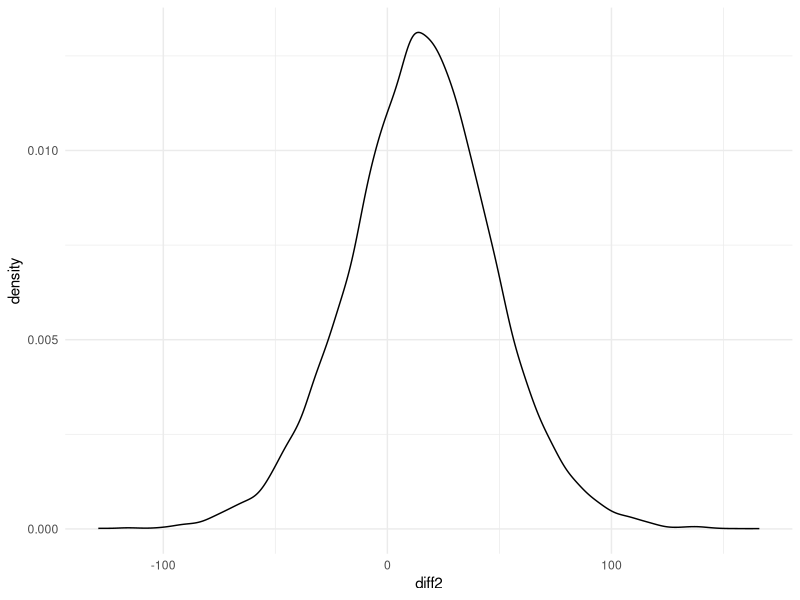
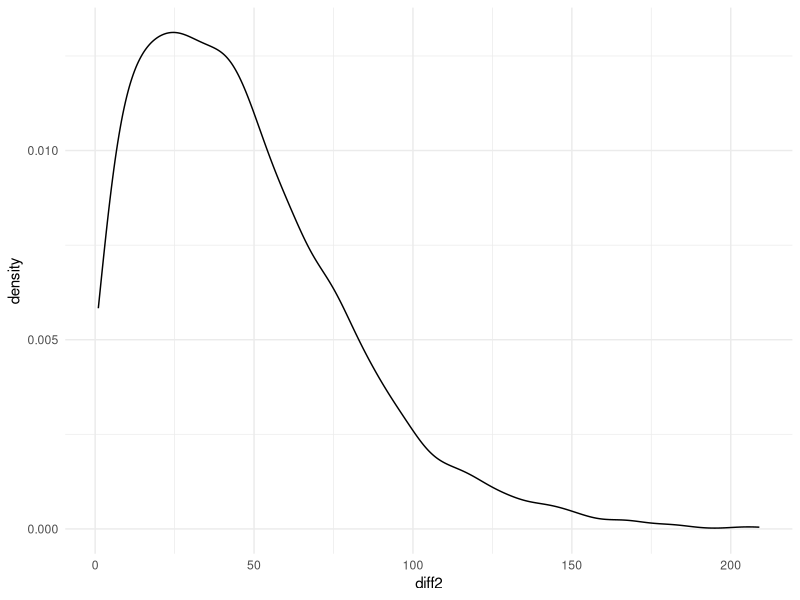
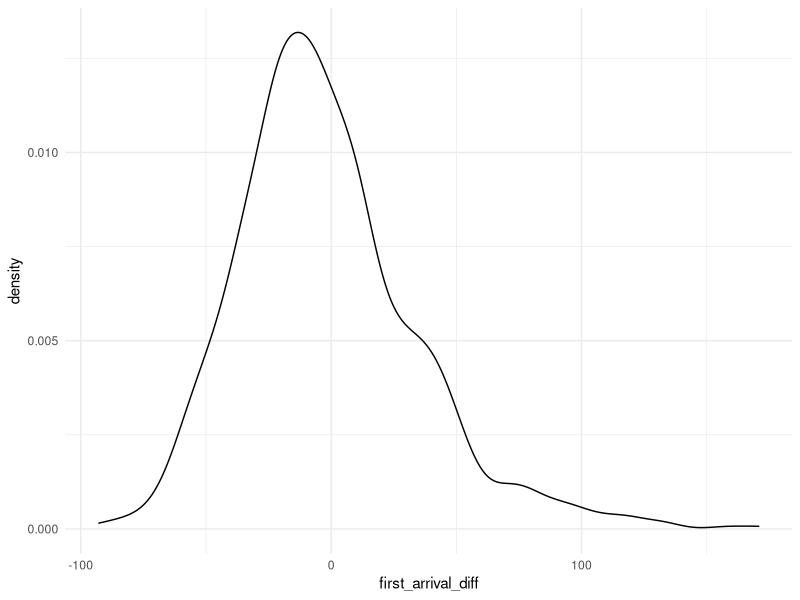
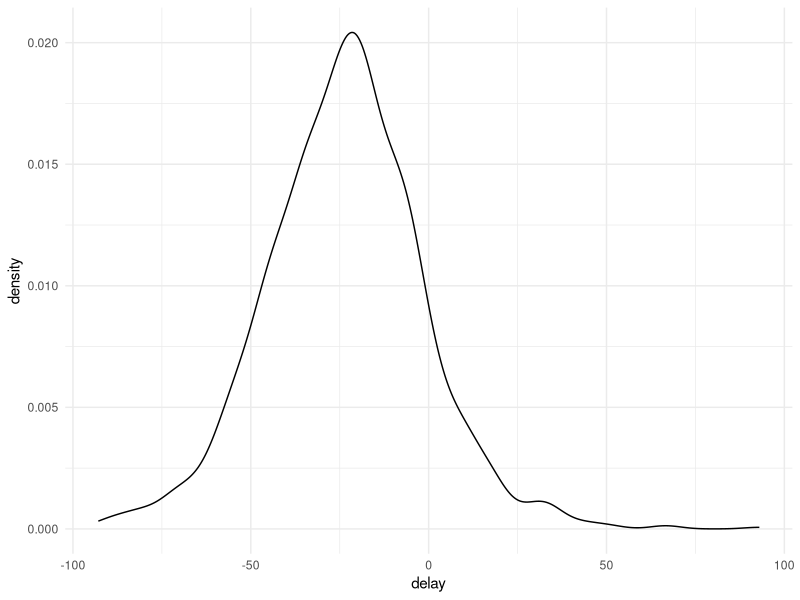
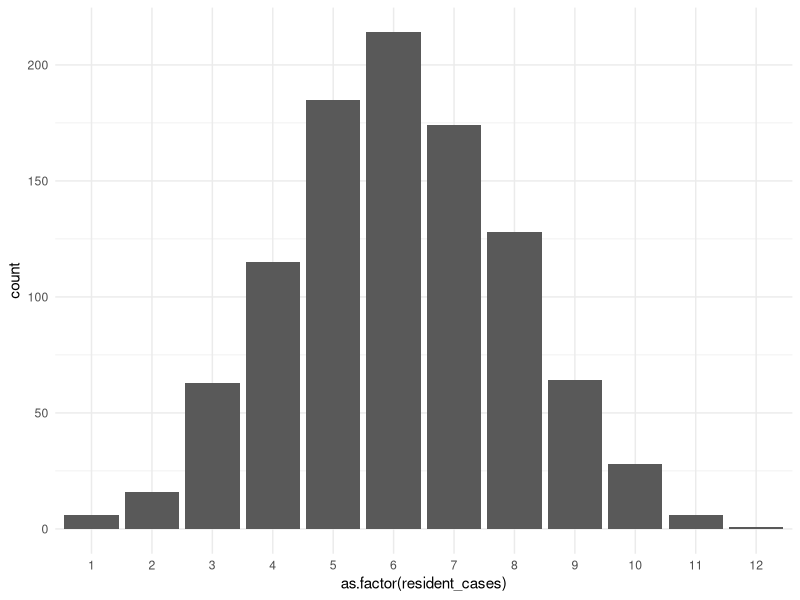

The R script that drew these images, in order:
library(tidyverse)
library(readxl)
library(lubridate)

delay <- read_excel('MillerPainTreatmentCenterData.xlsx', sheet = 3) %>% 
  as_tibble() %>% 
  rename(before = `Appointment Time Minus Arrival Time Before Policy Change`,
         after = `Appointment Time Minus Arrival Time After Policy Change`) %>% 
  mutate(average_delay_before = before + 19.5)










# Define start and end times of shift
start_time <- as.POSIXct("1970-01-01 08:00:00", format = "%Y-%m-%d %H:%M:%S")
end_time <- as.POSIXct("1970-01-01 11:15:00", format = "%Y-%m-%d %H:%M:%S")


# Generate sequence of datetime values
app_times <- seq(from = start_time, to = end_time, by = "15 min")

# probabilities of new or return or none of these two
p_new <- 3/7 # 5/14
p_return <- 4/7 # 7/14
p_neither <- 0 # 2/14

newreturn_proportions <- c(
  rep("new", 100 * p_new),
  rep("return", 100 * p_return),
  rep("none", 100 * p_neither)
)

# probability for follow up
p_followup <- 0.43 # 5/14

followup_proportions <- c(
  rep("followup", 100 * p_followup),
  rep("none", 100 * (9/14))
)

# probability for resident case (3 residents, 2 each shift: 3*2 = 6 of 14 appointments)
p_resident <- 6/14

resident_proportions <- c(
  rep(TRUE, 100 * p_resident),
  rep(FALSE, 100 * (8/14))
)

# create tibbles to store simulated schedules
arrival_f <- tibble(
  day = as.numeric(),
  app_id = as.numeric(),
  patient_type = as.character(),
  app_time = as.POSIXct(character()),
  delay = as.numeric(),
  arr_time = as.POSIXct(character()),
  resident_case = NA
)

arrival_nr <- tibble(
  day = as.numeric(),
  app_id = as.numeric(),
  patient_type = as.character(),
  app_time = as.POSIXct(character()),
  delay = as.numeric(),
  arr_time = as.POSIXct(character()),
  resident_case = NA
)

# define number of schedule simulations
n_sim <- 1000

set.seed(123)
for (d in c(1:n_sim)) {
  for (s in c(1:length(app_times))) {
    nr <- sample(newreturn_proportions, 1)
    f <- sample(followup_proportions, 1)
    arr_minus_app <- rlogis(1, location = -22.58, scale = 12.63)
    resident_case <- sample(resident_proportions, 1)
    
    arrival_nr <- add_row(arrival_nr,
                          day = d,
                          app_id = s,
                          patient_type = nr,
                          app_time = app_times[s],
                          delay = arr_minus_app,
                          arr_time = NA,
                          resident_case = resident_case)
    
    arrival_f <- add_row(arrival_f,
                         day = d,
                         app_id = s,
                         patient_type = f,
                         app_time = app_times[s],
                         delay = arr_minus_app,
                         arr_time = NA,
                         resident_case = NA)
    
  }
}

# combine follow-up with new and return
arrivals <- bind_rows(arrival_nr, arrival_f)

arrivals <- arrivals %>% filter(!patient_type == "none")

n_patients <- arrivals %>% count()

arrivals <- arrivals %>% 
  arrange(day, app_time) %>% 
  mutate(is_followup = (patient_type == "followup"),
         arr_time = app_time + minutes(round(delay))) %>% 
  group_by(day, is_followup) %>% 
  mutate(diff = as.numeric(difftime(app_time, lag(app_time), units = "mins")),
         diff2 = as.numeric(difftime(arr_time, lag(arr_time), units = "mins"))) %>%
  ungroup() %>% 
  replace_na(list(diff = 0, diff2 = 0))


arrivals %>% 
  group_by(patient_type) %>% 
  summarise(count = n()/n_patients)

arrivals %>% 
  filter(patient_type %in% c("new", "return"),
         app_id > 1) %>% 
  summarise(mean = mean(diff2),
            std = sd(diff2))

arrivals %>% 
  filter(patient_type %in% c("followup"),
         diff2 > 0) %>% 
  summarise(mean = mean(diff2),
            std = sd(diff2))


arrivals %>% 
  filter(patient_type %in% c("new", "return"), app_id > 1) %>% 
  ggplot(aes(x = diff2)) +
  geom_density() +
  theme_minimal()

arrivals %>% 
  filter(patient_type %in% c("followup"), diff2 > 0) %>% 
  ggplot(aes(x = diff2)) +
  geom_density() +
  theme_minimal()




#############################################
# First Arrival Time follow-up
#############################################
test <- arrivals %>% 
  filter(patient_type == "followup") %>% 
  group_by(day) %>% 
  mutate(first_arrival = min(app_id)) %>% 
  ungroup() %>% 
  filter(app_id == first_arrival) %>% 
  mutate(first_arrival_diff = as.numeric(difftime(arr_time, "1970-01-01 08:00:00", units = "mins")))

test %>% 
  ggplot(aes(x = first_arrival_diff)) +
  geom_density() +
  theme_minimal()

test %>% 
  summarise(mean = mean(first_arrival_diff),
            std = sd(first_arrival_diff))


#############################################
# First Arrival Time new and return
#############################################
arrivals %>% 
  filter(app_id == 1) %>% 
  ggplot(aes(x = delay)) +
  geom_density() +
  theme_minimal()

arrivals %>% 
  filter(app_id == 1) %>% 
  summarise(mean = mean(delay),
            std = sd(delay))



#############################################
# Resident Case assigned or not
#############################################
resident_cases <- arrivals %>% 
  filter(patient_type %in% c("new", "return")) %>% 
  group_by(day) %>% 
  summarise(resident_cases = sum(resident_case))

resident_cases %>% 
  ggplot(aes(x = as.factor(resident_cases))) +
  geom_bar() +
  theme_minimal()

resident_cases %>% 
  group_by(resident_cases) %>% 
  summarise(probability = n()/n_sim) %>% 
  pull(probability) %>% 
  paste(., collapse = " ")
